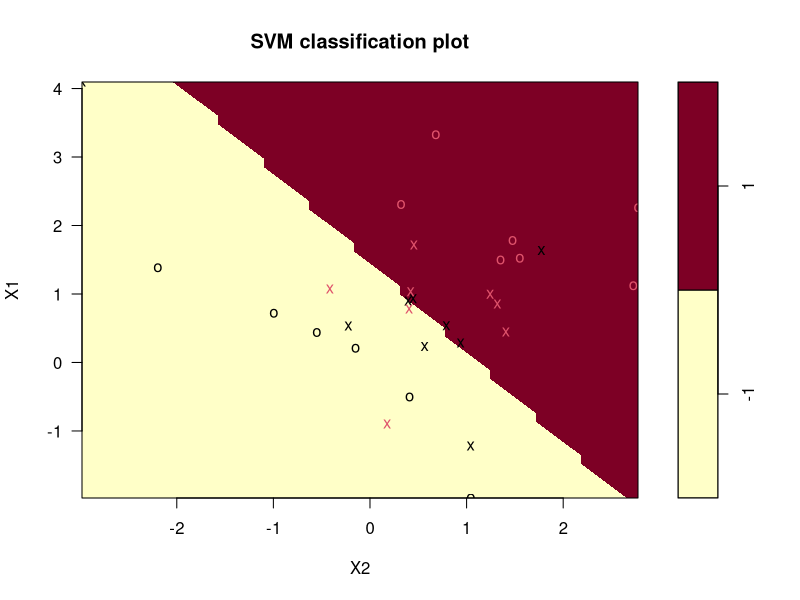

R code for this plot:
# 8. Classification with SVM in R
install.packages("e1071")
library("e1071")

x = matrix(rnorm(60), 30, 2)
y = rep(c(-1, 1), c(15, 15))
x[y == 1,] = x[y == 1,] + 1 
data = data.frame(x, y = as.factor(y)) 
svm = svm(y ~ ., data = data, kernel = "linear",cost=10) 
summary(svm) 

plot(svm, data)
